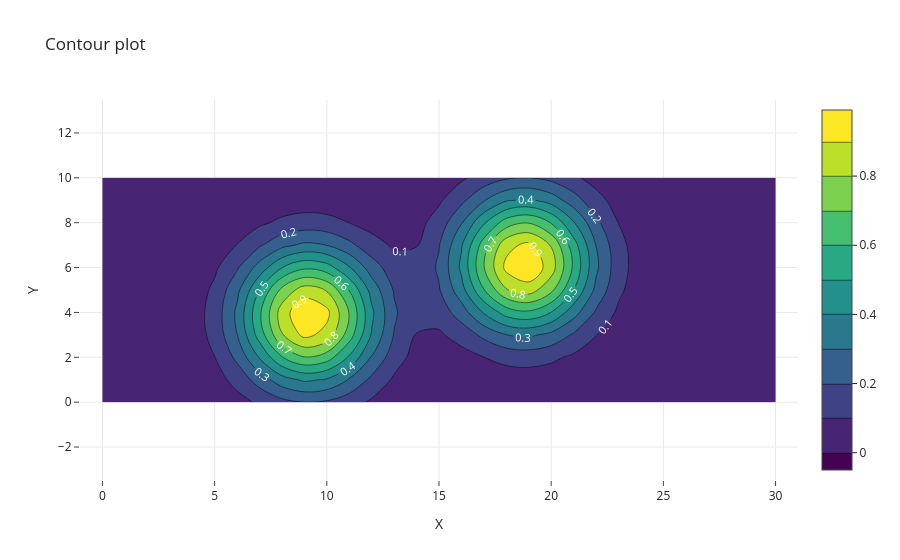

The notebook cell this image was saved under:
### Code cell
# Traceを作成
trace = go.Contour(
    x=xgrid,    # x軸に使用する変数
    y=ygrid,    # y軸に使用する変数
    z=pp,       # 強度に使用する変数
    contours={
        'showlabels': True,
        'labelfont': {
            'size': 11,
            'color': 'white'
        }
    }
)   # 等高線図

# 独自テンプレートを読み込み
with open('custom_white.json') as f:
    custom_white_dict = json.load(f)
    template = Template(custom_white_dict)

# Layoutを作成
layout = go.Layout(
    template=template,
    title='Contour plot',
    xaxis={
        'title': 'X',
        'range': [-1, 31],
        'constrain': 'domain',
        'showline': False,
        'showgrid': True,
    },
    yaxis={
        'title': 'Y',
        'range': [-1, 11],
        'scaleanchor': 'x',
        'scaleratio': 1,
    }
)

# Figureを作成
figure = go.Figure(trace, layout)

figure

### Figure 1 — Plotly figure (JSON) as saved in the notebook; plotly's stock layout.template omitted (floating-point values rounded to 4 significant figures; data arrays with more than 128 entries replaced by an {"elided": "..."} marker saying what was removed)
{"data": [{"contours": {"labelfont": {"color": "white", "size": 11}, "showlabels": true}, "type": "contour", "x": [0.0, 1.0, 2.0, 3.0, 4.0, 5.0, 6.0, 7.0, 8.0, 9.0, 10.0, 11.0, 12.0, 13.0, 14.0, 15.0, 16.0, 17.0, 18.0, 19.0, 20.0, 21.0, 22.0, 23.0, 24.0, 25.0, 26.0, 27.0, 28.0, 29.0, 30.0], "y": [0.0, 1.0, 2.0, 3.0, 4.0, 5.0, 6.0, 7.0, 8.0, 9.0, 10.0], "z": {"elided": "11x31 float values"}}], "layout": {"title": {"text": "Contour plot"}, "xaxis": {"constrain": "domain", "range": [-1, 31], "showgrid": true, "showline": false, "title": {"text": "X"}}, "yaxis": {"range": [-1, 11], "scaleanchor": "x", "scaleratio": 1, "title": {"text": "Y"}}}}
